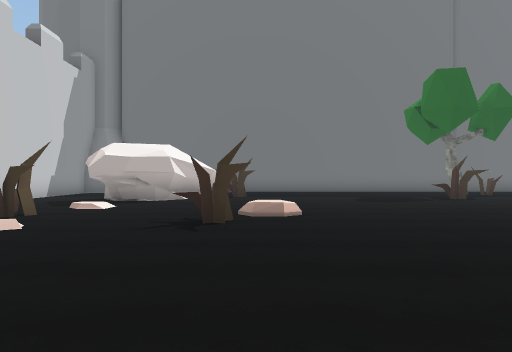
View 1 (above)

24 first-person views from a walk through a scene from a Unity 3-D project. The camera is 1.4 m above the floor, looks level and sees 70° across. The floor is counted in squares, 2 m on a side. Each view is taken from the middle of a square. On the plan, view 1 faces up. The plan holds only what a view shows up to about 11 squares ahead; the rest is blank. The place goes on beyond the plan. The player is left out. Some animated figures are left out. Some surface patterns are stand-ins.

View 2
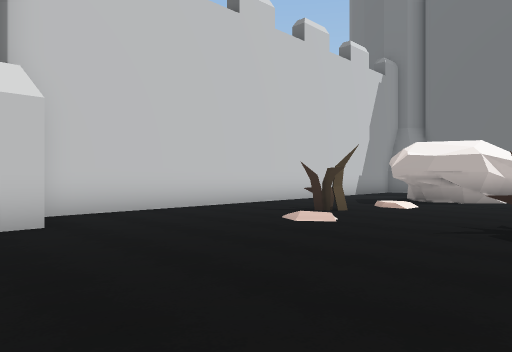

View 3
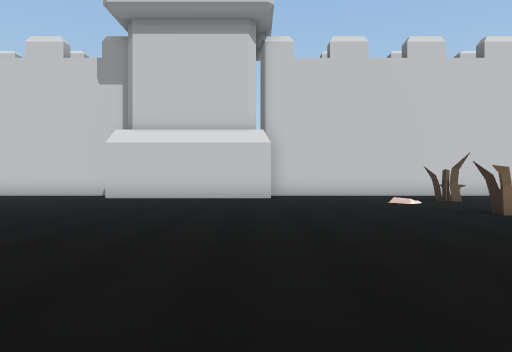

View 4
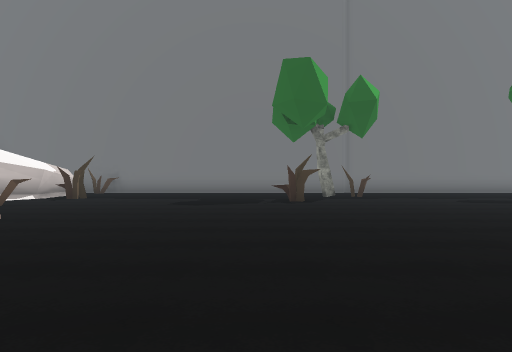

View 5
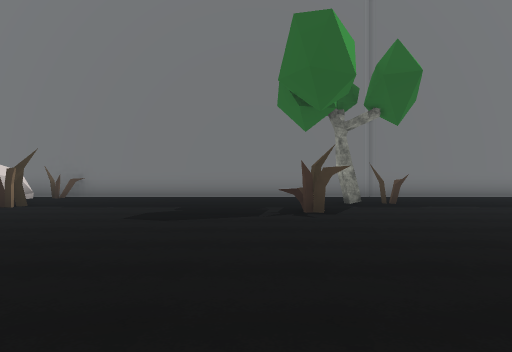

View 6
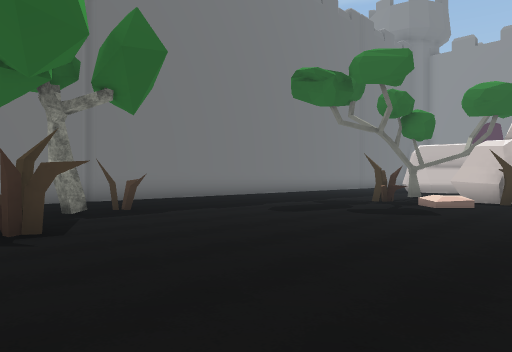

View 7
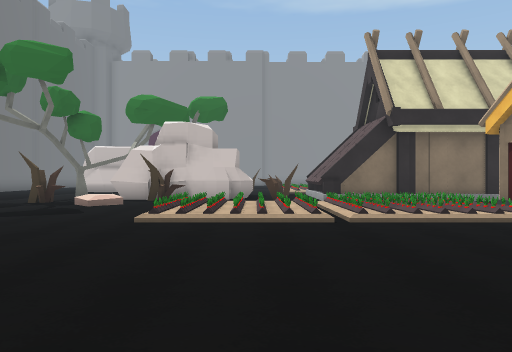

View 8
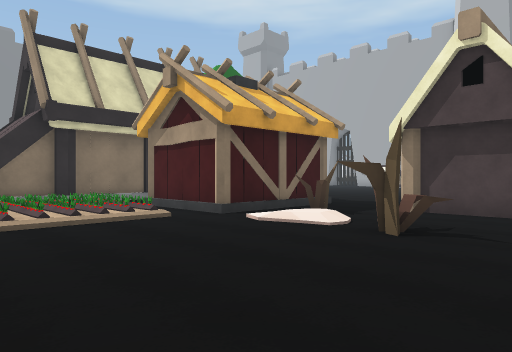

View 9
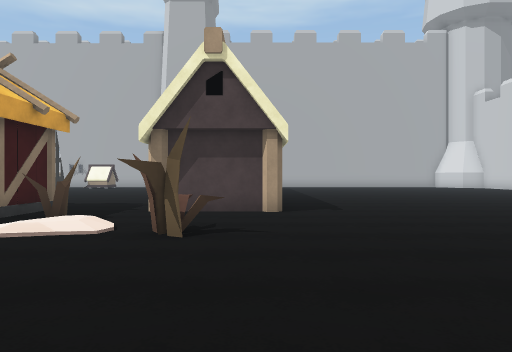

View 10
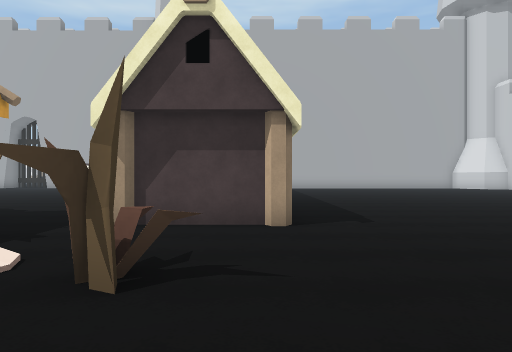

View 11
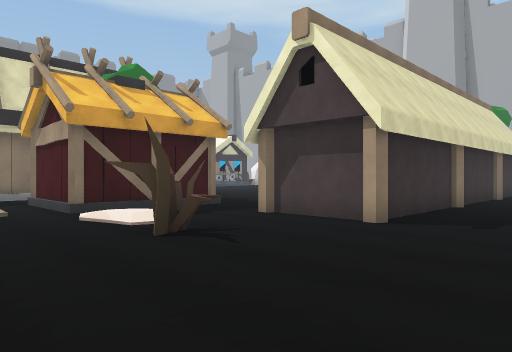

View 12
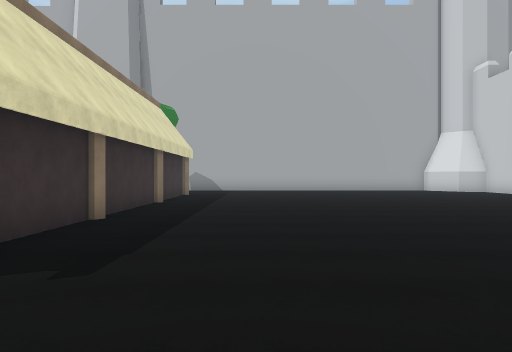

View 13
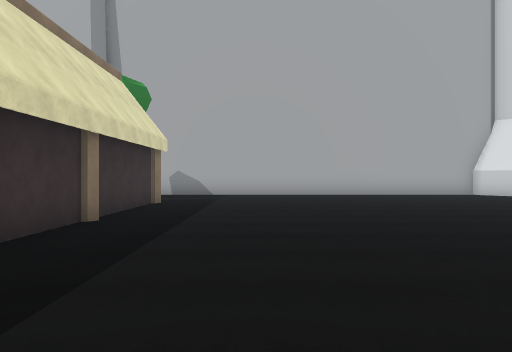

View 14
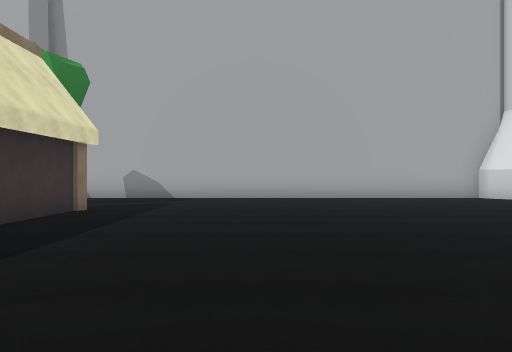

View 15
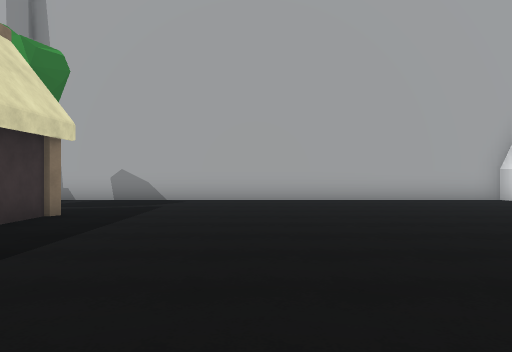

View 16
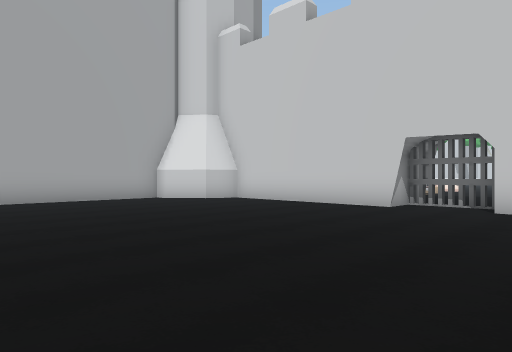

View 17
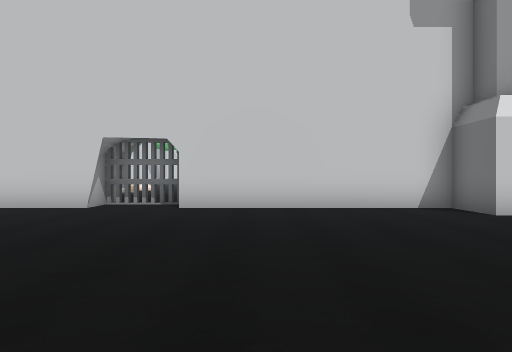

View 18
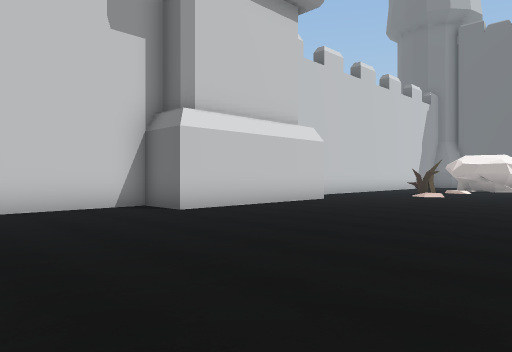

View 19
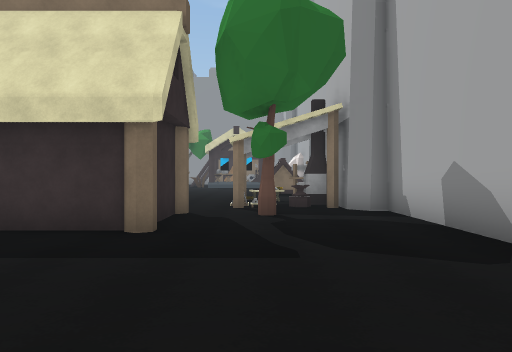

View 20
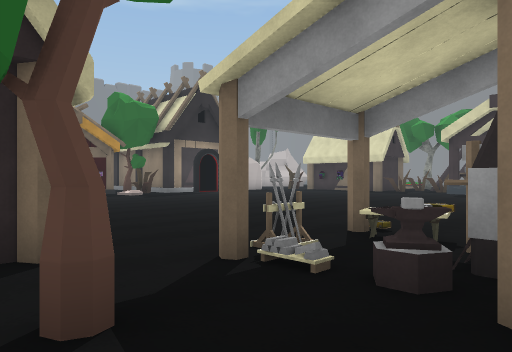

View 21
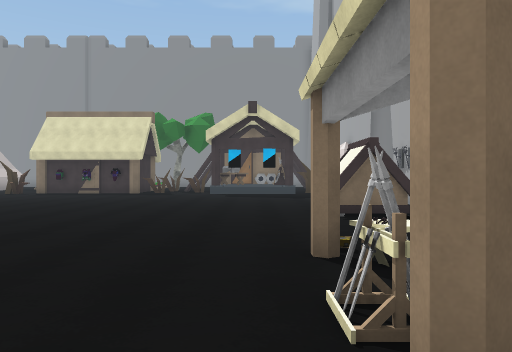

View 22
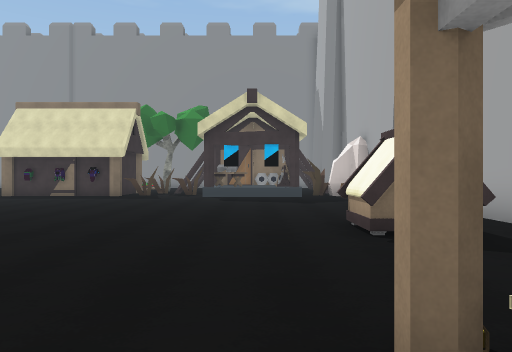

View 23
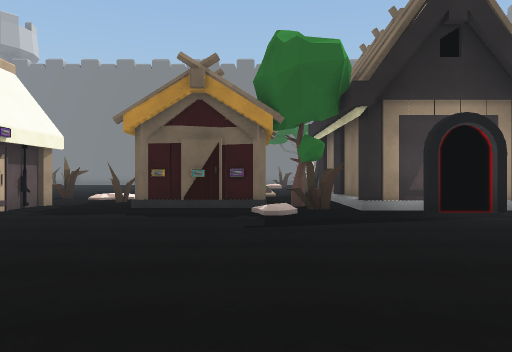

View 24
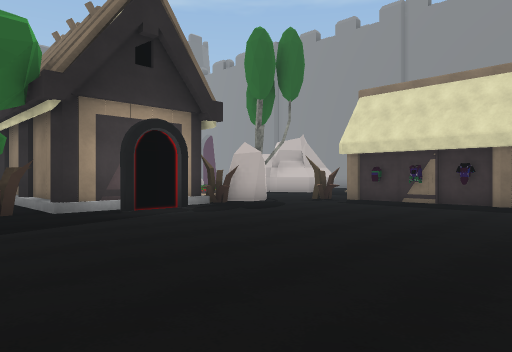

### Floor plan
Points are (right, up) in squares from view 1. A wall is a line through its corners. A room is listed if a view was taken in it or the views show most of it. See-through windows are left out.
Room 1 (views 1, 2, 3, 4, 5, 6, 7, 8, 9, 10, 11, 12, 13, 14, 15, 16, 17, 18, 19, 20, 21, 22, 23, 24)
walls: (15.4, -1.6) (15.4, 0.5); (15.4, 0.9) (15.4, 3.2); (15.4, -3.4) (15.4, -2); (16.5, -4.5) (15.4, -4.5); (15.8, 5.8) (15.6, 6.9); (15.7, 6.1) (15.9, 7); (15.7, 6.7) (15.9, 7.1) (15.9, 7.5); (15.7, 8.4) (15.8, 9.3); (-5.5, 1.5) (-5.5, -3.7) (-7, -3.7) (-7, -9.8); (9.5, -15.5) (10.1, -15.5); (9.5, -15.6) (10, -15.4); (-2.2, 10.3) (-3.3, 9.6); (-3.3, 9.3) (-4.1, 8.9); (-2.6, 10.3) (-3.5, 9.8); (-2.1, 10.9) (-2.3, 10.2) (-3.4, 9.2); (-3.2, 10) (-4, 9.1); (-1.5, 12) (-1.9, 11.3); (-1.6, 12) (-2.4, 10.2); (14.3, -16.3) (15.5, -16.3); (10.4, 16.2) (6.8, 16.2); (14.3, -17.7) (14.3, -16.6) (15.4, -16.6) (15.4, -16.1); (-7, 10.6) (-7, 1.9); (15.4, -18.7) (16.1, -18.7); (-8.6, -11.7) (-7, -11.7) (-7, -15.6); (17, -18.7) (17.5, -18.7); (-5.7, -17.8) (-5.2, -18.3); (-5.1, -18.7) (8.4, -18.7)
low walls: (10.6, -16) (11.2, -15.8); (-2.6, 10.3) (-3.6, 9.9); (9.2, -16.5) (9.2, -15.9); (-3.7, 9.7) (-4.1, 10.1); (-2.4, 11) (-3, 10.2); (-2.2, 11.3) (-2.5, 10.4) (-2.8, 10.2); (-3.9, 10) (-4.4, 10.6); (-1.8, 12) (-2.3, 11.2); (-1.9, 12.1) (-2.1, 11.5)
objects: other object (-8, -11) to (-8, -10); other object (-5, 6) to (-4, 7); other object (-1, 5) to (0, 6); other object (-1, 10); other object (-1, 12) to (0, 12); other object (6, -14) to (7, -11); other object (6, -10) to (6, -8); other object (6, -7) to (7, -3); other object (6, 11) to (6, 12); other object (7, -1) to (7, 0); other object (7, 13); other object (8, -16); other object (8, -14); other object (8, -5); other object (8, -3); other object (9, -2); other object (9, 14); other object (11, -17); other object (11, -4); other object (11, -3) to (13, -1); other object (12, -4); other object (13, -4); other object (14, -5) to (15, -4); other object (14, -4); other object (14, 10) to (15, 11); other object (15, 8) to (16, 8); other object (17, -5); other object (19, -5) to (19, -4); other object (20, -5) to (21, -4); other object (22, -6) to (23, -5); other object (23, -10) to (23, -6)

Where each view was taken, in squares from view 1:
view 1: 0 up, 0 right, facing up
view 2: 0 up, 0 right, facing up-left
view 3: 1 up, 6 right, facing left
view 4: 1 up, 5 right, facing up
view 5: 4 up, 5 right, facing up
view 6: 6 up, 5 right, facing up-right
view 7: 5 up, 5 right, facing right
view 8: 4 up, 5 right, facing down-right
view 9: 4 up, 6 right, facing down
view 10: 2 up, 6 right, facing down
view 11: 2 up, 3 right, facing down-right
view 12: 1 down, 3 right, facing down
view 13: 5 down, 3 right, facing down
view 14: 7 down, 2 right, facing down
view 15: 8 down, 2 right, facing down
view 16: 8 down, 1 right, facing down-left
view 17: 8 down, 1 right, facing left
view 18: 8 down, 1 right, facing up-left
view 19: 16 down, 1 right, facing right
view 20: 18 down, 7 right, facing up-right
view 21: 15 down, 8 right, facing right
view 22: 15 down, 10 right, facing right
view 23: 12 down, 13 right, facing up
view 24: 12 down, 13 right, facing up-right
